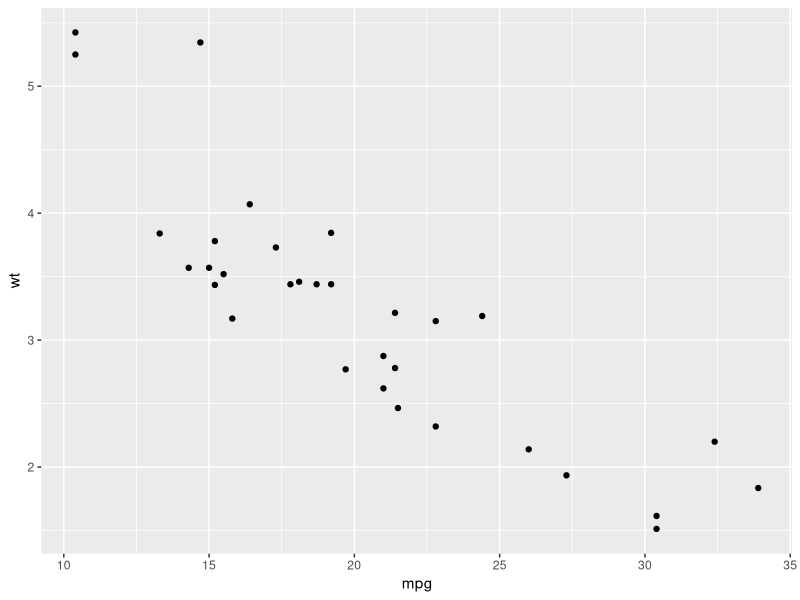
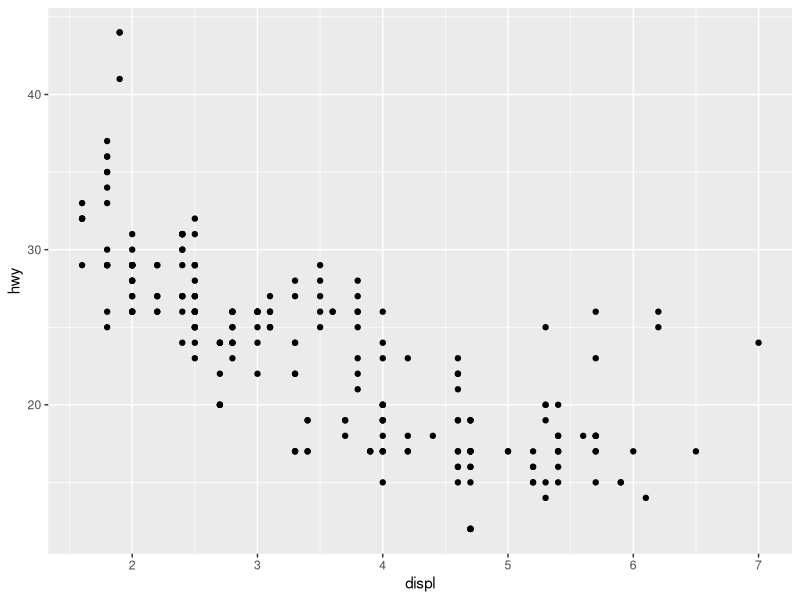

Generate these figures, in order, with R:
## ---- chunk 1
knitr::opts_chunk$set(echo = TRUE)
## ---- chunk 2
summary(mtcars)

## ---- chunk 3
library(ggplot2)
ggplot(data=mtcars)+
  geom_point(mapping = aes(x = mpg, y = wt))
## ---- chunk 4
library(ggplot2)
mpg

## ---- chunk 5
library(ggplot2)
ggplot(data=mpg)+
  geom_point(mapping = aes(x =displ, y = hwy))
